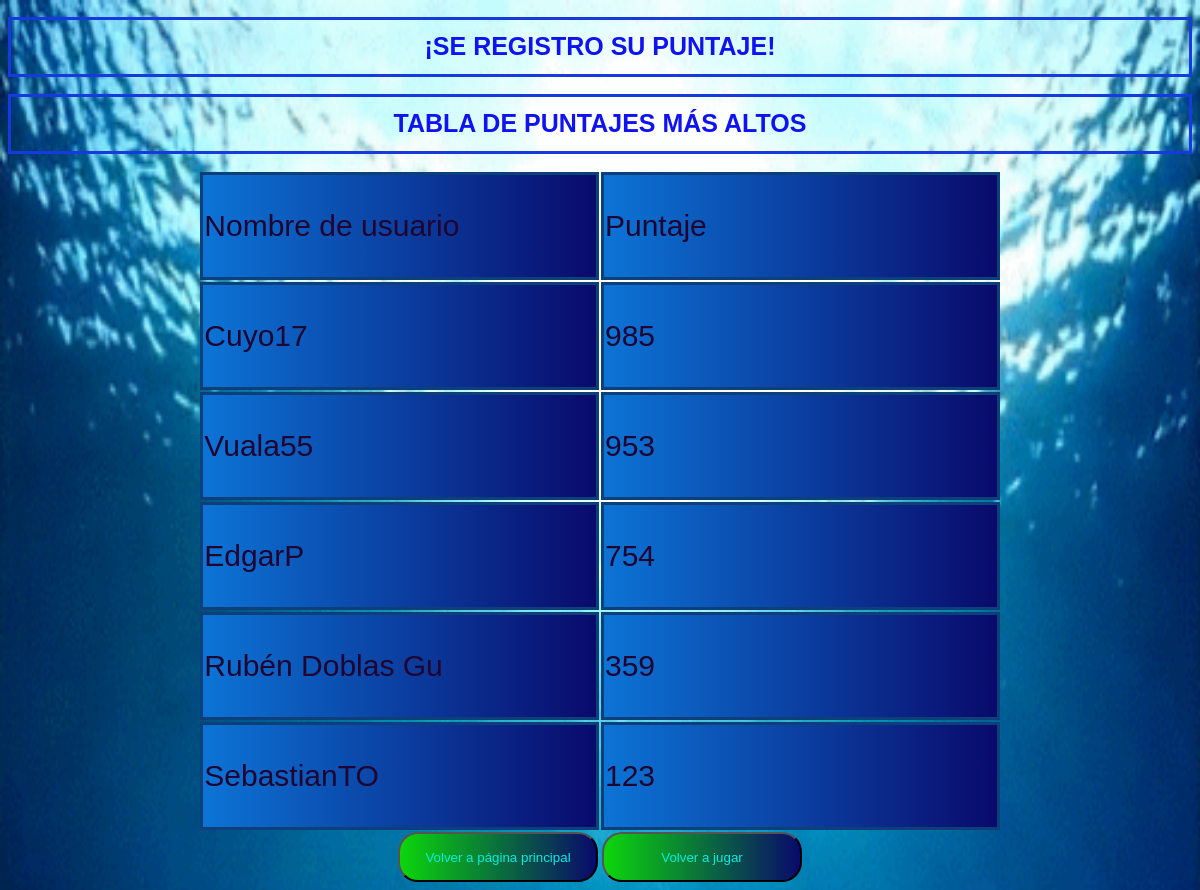
Screenshot of /registropuntajeprimosnl2.php with the database file from the repository.
### tables this page shows
CREATE TABLE `puntajejuegosprimos` (
  `id_juegosprimos` int(10) NOT NULL,
  `id_registro` int(5) NOT NULL,
  `num_primos_pun_nl1` int(10) NOT NULL,
  `num_primos_pun_nl2` int(10) NOT NULL,
  `num_primos_pun_nl3` int(10) NOT NULL
);

CREATE TABLE `registrodecuentas` (
  `id_registro` int(10) NOT NULL,
  `usuario` varchar(15) NOT NULL,
  `id_cargo` int(1) NOT NULL
);

### registropuntajeprimosnl2.php (the view, shortened to what this page needs)
<!DOCTYPE html>
<html lang="en">
<head>
    <link rel="stylesheet" href="registropunpri.css">
</head>
<body >
      <center><h1>¡Se registro su puntaje!</h1>
        <h1>Tabla de puntajes más altos</h1>
    <table>
        <tr>
        <td class=d>Nombre de usuario</td>
        <td class=d>Puntaje</td>
    </tr>
    <?php
    $server = "localhost";
    $db = "fasternumber";
    $user = "root";
    $pass = "1234";
    $connexion = mysqli_connect($server, $user, $pass,$db);
        ?><h1><?php echo "no conecto";?></h1>
        <?php
    mysqli_select_db($connexion, $db) or die("no");
    mysqli_set_charset($connexion, "utf8");
    $instru_SQL = "SELECT registrodecuentas.usuario,puntajejuegosprimos.num_primos_pun_nl2 From registrodecuentas,puntajejuegosprimos where registrodecuentas.id_registro=puntajejuegosprimos.id_registro order by puntajejuegosprimos.num_primos_pun_nl2  desc ;";
    $re=mysqli_query($connexion,$instru_SQL);
    if($re){
        while($reg=mysqli_fetch_array($re)){
            ?>
        <tr>
        <td class=d><?php echo $nombre=$reg['usuario'];?></td>
        <td class=d><?php echo $contra=$reg['num_primos_pun_nl2'];?></td>
        </tr>
    <?php }
    }
    ?>
    </table>
    <input type=button value="Volver a página principal" class=botones onclick="top.juego.location='bienvenida.html'">
    <input type=button value="Volver a jugar" class=botones onclick="top.juego.location='juego.html'"></center>
</body>
</html>

### registropunpri.css (style rules this page uses)
body { background:url(82FA.gif); background-repeat:no-repeat; background-size:100% 120% ; }
h1 { color:rgb(15, 19, 240); font-size: 25px; font-family:Verdana, Geneva, Tahoma, sans-serif; text-transform: uppercase; padding: 0.5em; border: solid; border-color:rgb(22, 58, 219) ; }
.botones { width: 200px; height: 50px; background-color: rgb(12, 15, 214); color: rgb(5, 236, 224); font-family: Verdana, Geneva, Tahoma, sans-serif; cursor: pointer; border-radius: 20px; text-decoration: none; text-decoration-line: none; background: linear-gradient(to right, rgb(12, 214, 12), rgb(9, 10, 107)); }
.d { background: linear-gradient(to right, rgb(12, 116, 214), rgb(9, 10, 107)); color: rgb(32, 5, 49); border: solid; font-family: Arial, Helvetica, sans-serif; border-color: rgb(13, 63, 121); width: 33%; height: 100px; font-size: 30px; }

### rows the page displays
puntajejuegosprimos: id_registro.usuario "Cuyo17", num_primos_pun_nl2 "985"
puntajejuegosprimos: id_registro.usuario "Vuala55", num_primos_pun_nl2 "953"
puntajejuegosprimos: id_registro.usuario "EdgarP", num_primos_pun_nl2 "754"
puntajejuegosprimos: id_registro.usuario "Rubén Doblas Gu", num_primos_pun_nl2 "359"
puntajejuegosprimos: id_registro.usuario "SebastianTO", num_primos_pun_nl2 "123"
